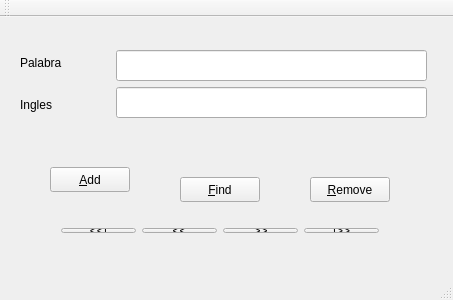
<?xml version="1.0" encoding="UTF-8"?>
<ui version="4.0">
 <class>MainWindow</class>
 <widget class="QMainWindow" name="MainWindow">
  <property name="geometry">
   <rect>
    <x>0</x>
    <y>0</y>
    <width>453</width>
    <height>300</height>
   </rect>
  </property>
  <property name="windowTitle">
   <string>MainWindow</string>
  </property>
  <widget class="QWidget" name="centralWidget">
   <widget class="QWidget" name="layoutWidget">
    <property name="geometry">
     <rect>
      <x>50</x>
      <y>200</y>
      <width>340</width>
      <height>27</height>
     </rect>
    </property>
    <layout class="QHBoxLayout" name="horizontalLayout">
     <item>
      <widget class="QPushButton" name="btnBegin">
       <property name="text">
        <string>&lt;&lt;!</string>
       </property>
      </widget>
     </item>
     <item>
      <widget class="QPushButton" name="btnPrev">
       <property name="text">
        <string>&lt;&lt;</string>
       </property>
      </widget>
     </item>
     <item>
      <widget class="QPushButton" name="btnNext">
       <property name="text">
        <string>&gt;&gt;</string>
       </property>
      </widget>
     </item>
     <item>
      <widget class="QPushButton" name="btnEnd">
       <property name="text">
        <string>!&gt;&gt;</string>
       </property>
      </widget>
     </item>
    </layout>
   </widget>
   <widget class="QLineEdit" name="txtCodigo">
    <property name="geometry">
     <rect>
      <x>116</x>
      <y>33</y>
      <width>311</width>
      <height>31</height>
     </rect>
    </property>
   </widget>
   <widget class="QLineEdit" name="txtNombre">
    <property name="geometry">
     <rect>
      <x>116</x>
      <y>70</y>
      <width>311</width>
      <height>31</height>
     </rect>
    </property>
   </widget>
   <widget class="QPushButton" name="btnAdd">
    <property name="geometry">
     <rect>
      <x>50</x>
      <y>150</y>
      <width>80</width>
      <height>25</height>
     </rect>
    </property>
    <property name="text">
     <string>&amp;Add</string>
    </property>
   </widget>
   <widget class="QPushButton" name="btnDelete">
    <property name="geometry">
     <rect>
      <x>310</x>
      <y>160</y>
      <width>80</width>
      <height>25</height>
     </rect>
    </property>
    <property name="text">
     <string>&amp;Remove</string>
    </property>
   </widget>
   <widget class="QPushButton" name="btnFind">
    <property name="geometry">
     <rect>
      <x>180</x>
      <y>160</y>
      <width>80</width>
      <height>25</height>
     </rect>
    </property>
    <property name="text">
     <string>&amp;Find</string>
    </property>
   </widget>
   <widget class="QLabel" name="label">
    <property name="geometry">
     <rect>
      <x>20</x>
      <y>35</y>
      <width>91</width>
      <height>21</height>
     </rect>
    </property>
    <property name="text">
     <string>Palabra</string>
    </property>
   </widget>
   <widget class="QLabel" name="label_2">
    <property name="geometry">
     <rect>
      <x>20</x>
      <y>80</y>
      <width>91</width>
      <height>16</height>
     </rect>
    </property>
    <property name="text">
     <string>Ingles</string>
    </property>
   </widget>
  </widget>
  <widget class="QMenuBar" name="menuBar">
   <property name="geometry">
    <rect>
     <x>0</x>
     <y>0</y>
     <width>453</width>
     <height>22</height>
    </rect>
   </property>
  </widget>
  <widget class="QToolBar" name="mainToolBar">
   <attribute name="toolBarArea">
    <enum>TopToolBarArea</enum>
   </attribute>
   <attribute name="toolBarBreak">
    <bool>false</bool>
   </attribute>
  </widget>
  <widget class="QStatusBar" name="statusBar"/>
 </widget>
 <layoutdefault spacing="6" margin="11"/>
 <tabstops>
  <tabstop>txtCodigo</tabstop>
  <tabstop>txtNombre</tabstop>
  <tabstop>btnAdd</tabstop>
  <tabstop>btnDelete</tabstop>
  <tabstop>btnFind</tabstop>
  <tabstop>btnPrev</tabstop>
  <tabstop>btnNext</tabstop>
  <tabstop>btnEnd</tabstop>
  <tabstop>btnBegin</tabstop>
 </tabstops>
 <resources/>
 <connections/>
</ui>
